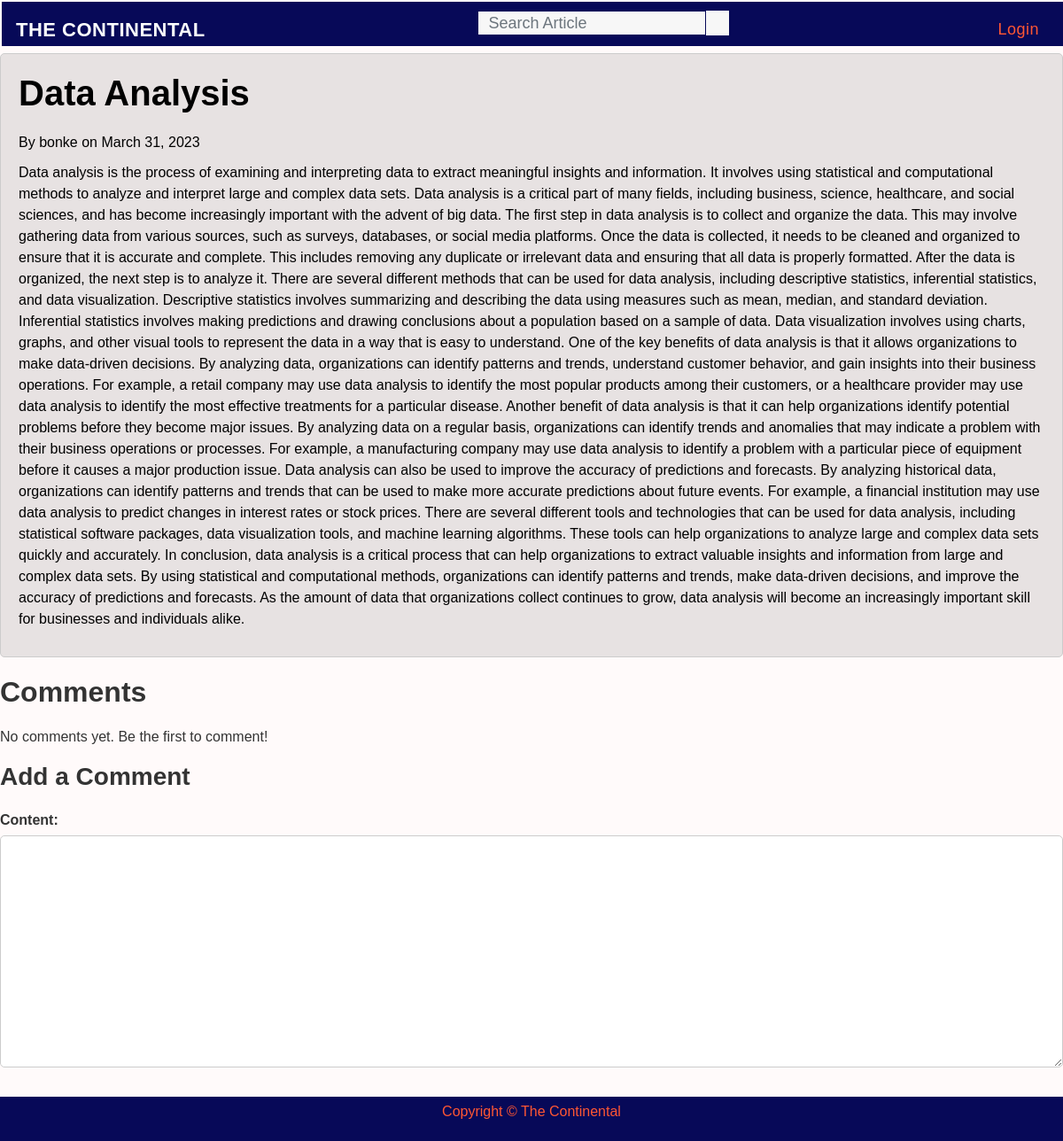
Page /articles/2/ on the committed database.
### News/models.py (models this page shows, shortened)
class Article(models.Model):
    title = models.CharField(max_length=200)
    content = models.TextField()
    author = models.ForeignKey(User, on_delete=models.CASCADE)
    categories = models.ManyToManyField(Category, related_name='articles')
    created_at = models.DateTimeField(auto_now_add=True)
    updated_at = models.DateTimeField(auto_now=True)
    preview = models.TextField(blank=True)

### News/views.py (the view)
# urls.py: path('articles/<int:pk>/', views.article_detail, name='article_detail'),
def article_detail(request, pk):
    article = get_object_or_404(Article, pk=pk)
    comments = article.comments.all()
    if request.method == 'POST':
        form = CommentForm(request.POST)
        if form.is_valid():
            comment = form.save(commit=False)
            comment.article = article
            comment.author = request.user
            comment.save()
            messages.success(request, 'Your comment has been added!')
            return redirect('article_detail', pk=pk)
    else:
        form = CommentForm()
    return render(request, 'templates/article_detail.html', {'article': article, 'comments': comments, 'form': form})

### News/forms.py
class CommentForm(forms.ModelForm):
    class Meta:
        model = Comment
        fields = ['content']

### News/templates/templates/article_detail.html (shortened to what this page needs)
{% extends 'templates/base.html' %}
{% block content %}
<article>
    <h1>{{ article.title }}</h1>
    <p class="meta">
        By {{ article.author }} on {{ article.created_at|date:"F j, Y" }}
    </p>
    <p>{{ article.content }}</p>
</article>
<section id="comments">
    <h2>Comments</h2>
    {% if comments %}
        <ul>
            {% for comment in comments %}
                <li>
                    <p class="meta">
                        By {{ comment.author }} on {{ comment.created_at|date:"F j, Y" }}
                    </p>
                    <p>{{ comment.content }}</p>
                </li>
            {% endfor %}
        </ul>
    {% else %}
        <p>No comments yet. Be the first to comment!</p>
    {% endif %}
    <h3>Add a Comment</h3>
    <form method="POST">
        {{ form.as_p }}
        <button type="submit">Submit</button>
    </form>
</section>
{% endblock %}

### News/static/css/basenews.css (style rules this page uses)
body { font-family: Arial, sans-serif; color: #333; background-color: #FFFAFA; display: flex; flex-direction: column; height: 100vh; overflow-y: scroll; padding-top: 60px; }
h1, h2, h3 { font-weight: bold; margin: 0 0 20px 0; }
form { margin: 20px 0; }
label { display: block; font-weight: bold; margin-bottom: 5px; }
input[type=text], textarea { width: 100%; padding: 10px; border: 1px solid #ccc; border-radius: 5px; margin-bottom: 10px; }
article { background-color: #e7e2e2; padding: 20px; margin-bottom: 20px; border: 1px solid #ccc; border-radius: 5px; font-size: 16px; color: black; }
article p { font-size: 16px; line-height: 1.5; margin-bottom: 10px; }

### rows in the picture
Article: title "Data Analysis", author "bonke", created_at "March 31, 2023", content "Data analysis is the process of examining and interpreting data to extract meaningful insights and information. It involves using statistical and computational methods to analyze and interpret large and complex data sets. Data analysis is a critical part of many fields, including business, science, healthcare, and social sciences, and has become increasingly important with the advent of big data. The first step in data analysis is to collect and organize the data. This may involve gathering data from various sources, such as surveys, databases, or social media platforms. Once the data is collected, it needs to be cleaned and organized to ensure that it is accurate and complete. This…"
